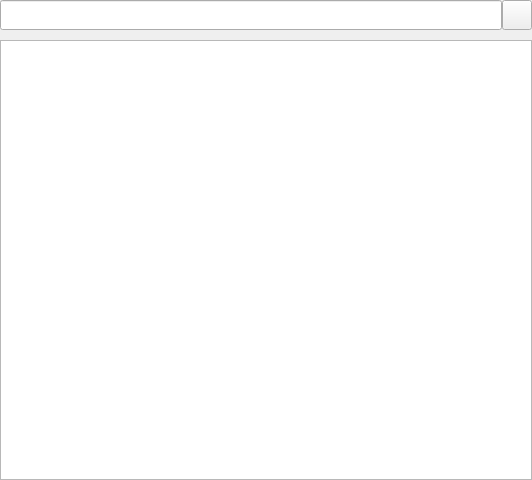
<?xml version="1.0" encoding="UTF-8"?>
<ui version="4.0">
 <class>LxTreeWidget</class>
 <widget class="QWidget" name="LxTreeWidget">
  <property name="geometry">
   <rect>
    <x>0</x>
    <y>0</y>
    <width>532</width>
    <height>480</height>
   </rect>
  </property>
  <property name="windowTitle">
   <string>LxTreeWidget</string>
  </property>
  <layout class="QGridLayout" name="gridLayout">
   <property name="leftMargin">
    <number>0</number>
   </property>
   <property name="topMargin">
    <number>0</number>
   </property>
   <property name="rightMargin">
    <number>0</number>
   </property>
   <property name="bottomMargin">
    <number>0</number>
   </property>
   <property name="spacing">
    <number>0</number>
   </property>
   <item row="0" column="0">
    <widget class="QWidget" name="uMainWidget" native="true">
     <layout class="QVBoxLayout" name="verticalLayout">
      <property name="spacing">
       <number>10</number>
      </property>
      <property name="leftMargin">
       <number>0</number>
      </property>
      <property name="topMargin">
       <number>0</number>
      </property>
      <property name="rightMargin">
       <number>0</number>
      </property>
      <property name="bottomMargin">
       <number>0</number>
      </property>
      <item>
       <widget class="QWidget" name="uSearchWidget" native="true">
        <property name="minimumSize">
         <size>
          <width>250</width>
          <height>0</height>
         </size>
        </property>
        <property name="maximumSize">
         <size>
          <width>16777215</width>
          <height>30</height>
         </size>
        </property>
        <layout class="QHBoxLayout" name="horizontalLayout_5">
         <property name="spacing">
          <number>0</number>
         </property>
         <property name="leftMargin">
          <number>0</number>
         </property>
         <property name="topMargin">
          <number>0</number>
         </property>
         <property name="rightMargin">
          <number>0</number>
         </property>
         <property name="bottomMargin">
          <number>0</number>
         </property>
         <item>
          <widget class="QLineEdit" name="uInputSearch">
           <property name="minimumSize">
            <size>
             <width>0</width>
             <height>30</height>
            </size>
           </property>
          </widget>
         </item>
         <item>
          <widget class="QPushButton" name="uButSearch">
           <property name="minimumSize">
            <size>
             <width>30</width>
             <height>30</height>
            </size>
           </property>
           <property name="maximumSize">
            <size>
             <width>30</width>
             <height>30</height>
            </size>
           </property>
           <property name="text">
            <string/>
           </property>
          </widget>
         </item>
        </layout>
       </widget>
      </item>
      <item>
       <widget class="QTreeView" name="uTreeView"/>
      </item>
     </layout>
    </widget>
   </item>
  </layout>
 </widget>
 <layoutdefault spacing="6" margin="11"/>
 <resources/>
 <connections/>
</ui>
